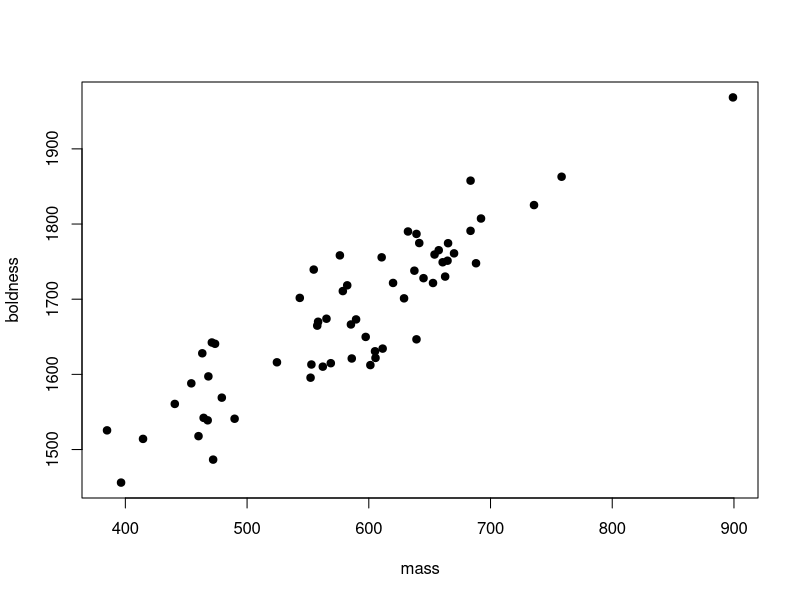
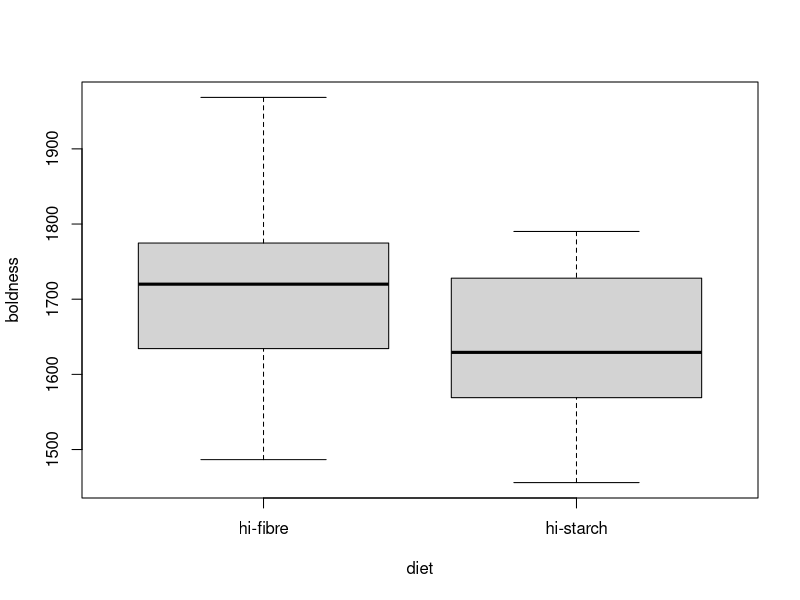
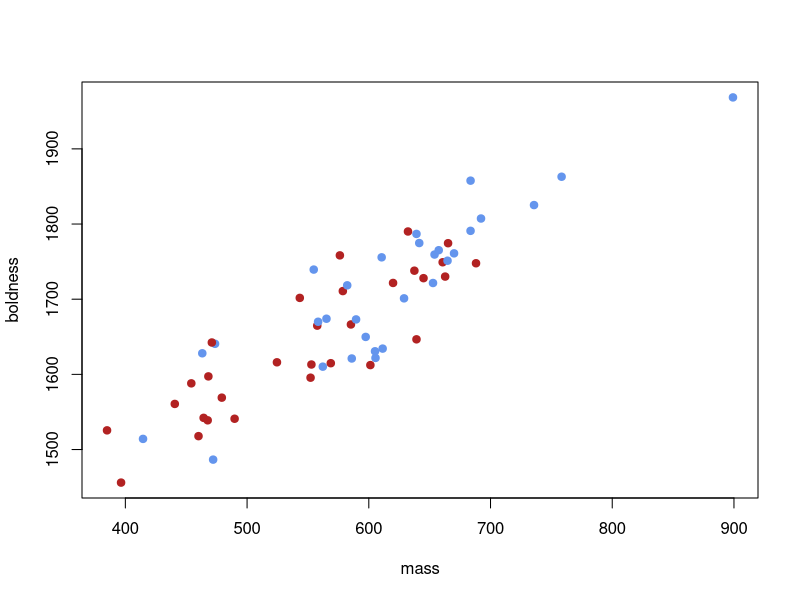

Write the R code that produced these figures, in order. (Note: this script raises an error after producing the figures.)
#########################################################
#        Demystifying statistics & programming in R     #
#            Neil Burns © 2021-2022                     #
#########################################################

########################################################
#####           3. Simulated data examples         #####
########################################################




rm(list=ls()) ######## run this to clear all data and values from R's memory. Its good practice to do this each time you run code.
# It will avoid accidentally using a variable from a previous run accidentally

                          ###############################################
                          #### Data set 1 - Model selection practice ####
                          ###############################################


### In the following set of experiments experiment we were interested in the behavioural responses
# of the Montane unicorn (you can read about their distribution here - https://doi.org/10.2307/3545216)
# to a frightening stimulus. We speculate that their mass and the type of diet the consume may affect the level
# of response. Mass is measured in kg and is similar to other equids (ie 400 - 700 kg). One of two diets was
# fed to randomly selected animals, one high in starch and the other high in fibre.

## Experiment 1 measured how bold the animals were when confronted with a sudden loud sound as the stimulus

## The following code specifies our sample number (ie the number of unicorns) and then generates the data. 
samp<- 60
mass<- rnorm(n = samp, mean = c(530, 630) , sd = 75)
diet = as.factor(rep(c('hi-starch', 'hi-fibre'), length.out = samp))
boldness<-  rnorm(samp, 1100, 4) + rnorm(n = samp, mean = mass, sd = 14)+ rnorm(samp, 0, 40)
behave_data<- data.frame(mass, diet, boldness)

## You can view the data frame with:
head(behave_data)
str(behave_data)
summary(behave_data)
## Our first step should always be to visually examine the data with some plots...with something like:
plot(boldness~mass, data=behave_data, pch=19, col='black')
plot(boldness ~ diet, data=behave_data)
plot(boldness~mass, data=behave_data, pch=19, col=c('cornflowerblue', 'firebrick')[behave_data$diet])


## Using the description, data, plots and your knowledge/intuition build a full linear model and then use
# backward stepwise model selection to arrive at an optimal model structure.
# You can compare models using AIC.
# (we could also use BIC or log likelihood ratio tests - they achieve the same thing)












## remember to look at residual plots for model validation
plot(modXXXX, 2)


### You should be able to describe the relationship suggested by the model simply by looking at the summary table
summary(modXXXXX)




                      ###############################################
                      #### Data set 2 - More complex models      ####
                      ###############################################

### This is the full code used in the worked example

###### As before clear the memory of previous data and variables
rm(list=ls())


## Experiment 2 measured how long it took animals to engage in social interaction again
# after the sudden loud sound stimulus

## The following code generates the number of samples and the explanatory variables we measured (diet and mass)
samp=200
set.seed(16777) # this just ensures we all get the same set of numbers during the class
masses<- rnorm(n = samp, mean = 550, sd = 75)
diet <- as.factor(rep(c('hi-fibre', 'hi-starch'), length.out=samp))
diet.num = as.numeric(as.factor(rep(c('hi-fibre', 'hi-starch'), length.out = samp)))
dat<- data.frame('mass' = masses, 'diet'= diet, 'diet.num' = diet.num) # it is stored in the "dat" data frame

## The following code develops the modeled relationships between the explanatory variables and
# the behavioral response variable , "soc.behav," which is a timed (in ms) behavioral response to the stimulus
a=  rnorm(samp, 1100, 4)
b= rnorm(samp, 3.5, 0.4)
b2=  rnorm(samp, 1.5, 0.2)
b3= -1.9
err=rnorm(samp, 0, 250) 
soc.behav<- a + b*dat$mass + b2*dat$diet.num +  b3*dat$diet.num*dat$mass + err
dat<- cbind(dat, soc.behav)

## You can view the data frame with:
head(dat)
str(dat)
summary(dat)
## and plot the data with something like
plot(soc.behav~mass, data=dat, col=c('black'), pch=19, ylim=c(0,3100), xlim=c(300,775))
plot(soc.behav~diet, data=dat)
## It might be useful to include our factor by colouring the points dependent on diet 
plot(soc.behav~mass, data=dat, col=c('cornflowerblue', 'firebrick')[dat$diet], pch=19, ylim=c(0,3100), xlim=c(300,775))



mod1<- lm(soc.behav~ mass+ diet  + mass:diet, data= dat)


mod2<- lm(soc.behav~ mass+ diet, data= dat)
AIC(mod1, mod2)

summary(mod1)
### this time looking at the summary table does not shed much light on what is going on.
# Because our diet variable is relatively simple we can take some time and work it out...but
# it is much easier to use model predictions to explore (and help validate) what our model says.


new_dat<- data.frame(expand.grid(mass=seq(350, 750), diet=as.factor(c('hi-fibre', 'hi-starch'))))



preds<- data.frame(predict(mod1, newdata = new_dat, se.fit = TRUE, type = 'response'))
up<- preds$fit+ (1.96*preds$se.fit)
lo<- preds$fit- (1.96*preds$se.fit)
preds<- cbind(new_dat, preds, up, lo)

diet1<- subset(preds, preds$diet=="hi-fibre")
diet2<- subset(preds, preds$diet=="hi-starch")

lines(fit~mass, data=diet1, lwd=4, col='dodgerblue4')
lines(fit~mass, data=diet2, lwd=4, col='firebrick4')

lines(lo~mass, data=diet1, lwd=2, col='dodgerblue4', lty=2)
lines(up~mass, data=diet1, lwd=2, col='dodgerblue4', lty=2)

lines(lo~mass, data=diet2, lwd=2, col='firebrick4', lty=2)
lines(up~mass, data=diet2, lwd=2, col='firebrick4', lty=2)



###############################################
#### Data set 3 - for practice            ####
###############################################

###### As before clear the memory of previous data and variables
rm(list=ls())


## Experiment 3 measured how long it took animals to feed again after the sudden loud sound stimulus

## The following code generates the number of samples and the explanatory variables we measured (diet and mass)
samp=60

masses<- rnorm(n = samp, mean = 550, sd = 75)
feed.behav<- rnorm(n = samp, mean = c(15,20), sd = c(0.6,0.7)) + rnorm(samp, 0, 2.3)
diet <- as.factor(rep(c('hi-fibre', 'hi-starch'), length.out=samp))
dat2<- data.frame('mass' = masses, 'diet'= diet) # it is stored in the "dat2" data frame

# the behavioral response variable , "feed.behav," which is a timed (in s) behavioral response to the stimulus

dat2<- cbind(dat2, feed.behav)

## You can view the data frame with:
head(dat2)
str(dat2)
summary(dat2)
## and plot the data with something like
plot(feed.behav~mass, data=dat2, col=c('black'), pch=19, xlim=c(300,775))
plot(feed.behav~diet, data=dat2)
## It might be useful to include our factor by colouring the points dependent on diet 
plot(feed.behav~mass, data=dat2, col=c('cornflowerblue', 'firebrick')[dat2$diet], pch=19, xlim=c(300,775))


### While the summary table here does tell us enough to generate some inferences you might still
# want to use the predict method to draw some nicer plots for publication that just a boxplot.
# the method is the same as above but plot points for the mean behaviour and use "arrow()" to generate bars
# displaying 95% confidence intervals


### You might want to consider playing about with the number of samples and the parameters used to generate the data
# in these scenarios and think about how this approach might be applied to power analysis.
# It can be a useful technique to help you work out how many samples you would need to detect
# a certain effect size. Intuitively, the smaller the effect size or difference between levels of a factor the more samples 
# will be required
